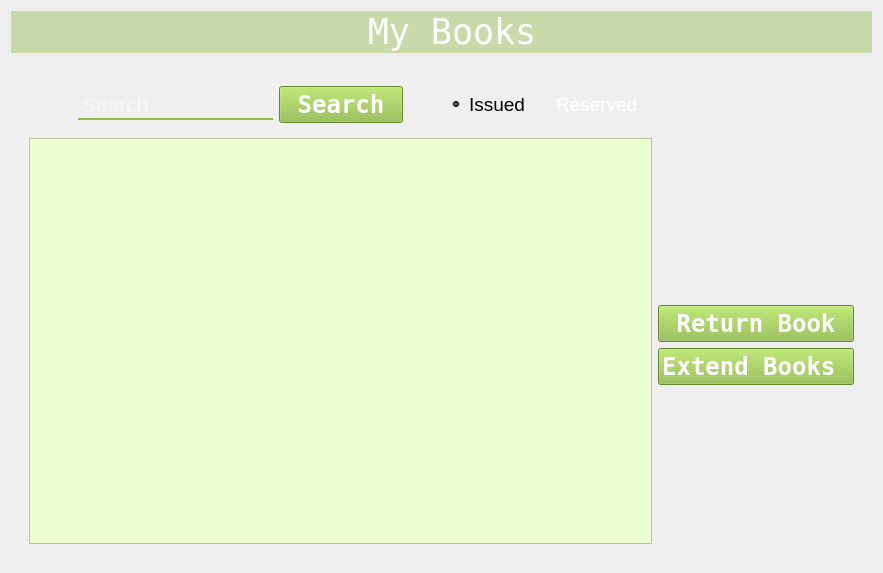
               <widget class="QWidget" name="page3">
                <layout class="QGridLayout" name="gridLayout_6">
                 <item row="2" column="0">
                  <widget class="QWidget" name="normalSorting_2" native="true">
                   <property name="enabled">
                    <bool>true</bool>
                   </property>
                   <layout class="QGridLayout" name="gridLayout">
                    <item row="0" column="0">
                     <widget class="QWidget" name="widget_4" native="true">
                      <property name="styleSheet">
                       <string notr="true">background-color: rgba(143, 188, 66,0);</string>
                      </property>
                      <layout class="QHBoxLayout" name="horizontalLayout_17">
                       <item>
                        <layout class="QVBoxLayout" name="verticalLayout_13">
                         <item>
                          <widget class="QWidget" name="widget_8" native="true">
                           <property name="styleSheet">
                            <string notr="true">background-color: rgba(255, 255, 255,0);</string>
                           </property>
                           <layout class="QHBoxLayout" name="horizontalLayout_12">
                            <item>
                             <spacer name="horizontalSpacer_10">
                              <property name="orientation">
                               <enum>Qt::Horizontal</enum>
                              </property>
                              <property name="sizeHint" stdset="0">
                               <size>
                                <width>40</width>
                                <height>20</height>
                               </size>
                              </property>
                             </spacer>
                            </item>
                            <item>
                             <widget class="QLineEdit" name="searchTxt_2">
                              <property name="font">
                               <font>
                                <pointsize>16</pointsize>
                               </font>
                              </property>
                              <property name="styleSheet">
                               <string notr="true">color: rgb(255, 255, 255);
border: 2px solid rgba(0,0,0,0);
border-bottom-color: rgb(143, 188, 66);
background-color: rgba(255, 255, 255,0.0);
</string>
                              </property>
                              <property name="placeholderText">
                               <string>Search</string>
                              </property>
                             </widget>
                            </item>
                            <item>
                             <widget class="QPushButton" name="searchBtn_2">
                              <property name="font">
                               <font>
                                <family>NSimSun</family>
                                <pointsize>18</pointsize>
                                <weight>75</weight>
                                <bold>true</bold>
                               </font>
                              </property>
                              <property name="styleSheet">
                               <string notr="true">
QPushButton:hover{
background-color:rgb(119, 156, 55);
color: rgb(255,255,255);
}

QPushButton{
background-color:rgb(143,188,66);
color:rgb(255,255,255);

}</string>
                              </property>
                              <property name="text">
                               <string> Search </string>
                              </property>
                              <property name="flat">
                               <bool>false</bool>
                              </property>
                             </widget>
                            </item>
                            <item>
                             <spacer name="horizontalSpacer_11">
                              <property name="orientation">
                               <enum>Qt::Horizontal</enum>
                              </property>
                              <property name="sizeHint" stdset="0">
                               <size>
                                <width>40</width>
                                <height>20</height>
                               </size>
                              </property>
                             </spacer>
                            </item>
                            <item>
                             <layout class="QHBoxLayout" name="horizontalLayout_10">
                              <item>
                               <widget class="QRadioButton" name="issuedBooksRBtn">
                                <property name="font">
                                 <font>
                                  <pointsize>14</pointsize>
                                 </font>
                                </property>
                                <property name="styleSheet">
                                 <string notr="true">color: rgb(255, 255, 255);
QRadioButton::indicator:checked {
    
	background-color: rgb(170, 0, 0);
}</string>
                                </property>
                                <property name="text">
                                 <string>Issued</string>
                                </property>
                                <property name="checked">
                                 <bool>true</bool>
                                </property>
                               </widget>
                              </item>
                              <item>
                               <widget class="QRadioButton" name="reservedBooksRBtn">
                                <property name="font">
                                 <font>
                                  <pointsize>14</pointsize>
                                 </font>
                                </property>
                                <property name="styleSheet">
                                 <string notr="true">color: rgb(255, 255, 255);</string>
                                </property>
                                <property name="text">
                                 <string>Reserved</string>
                                </property>
                               </widget>
                              </item>
                             </layout>
                            </item>
                           </layout>
                          </widget>
                         </item>
                         <item>
                          <widget class="QTableView" name="tableView_2">
                           <property name="styleSheet">
                            <string notr="true">background-color: rgb(236, 255, 206);</string>
                           </property>
                           <property name="selectionMode">
                            <enum>QAbstractItemView::SingleSelection</enum>
                           </property>
                           <property name="selectionBehavior">
                            <enum>QAbstractItemView::SelectRows</enum>
                           </property>
                          </widget>
                         </item>
                        </layout>
                       </item>
                       <item>
                        <layout class="QVBoxLayout" name="verticalLayout_10">
                         <item>
                          <spacer name="verticalSpacer_7">
                           <property name="orientation">
                            <enum>Qt::Vertical</enum>
                           </property>
                           <property name="sizeHint" stdset="0">
                            <size>
                             <width>155</width>
                             <height>228</height>
                            </size>
                           </property>
                          </spacer>
                         </item>
                         <item>
                          <widget class="QPushButton" name="returnBtn">
                           <property name="font">
                            <font>
                             <family>NSimSun</family>
                             <pointsize>18</pointsize>
                             <weight>75</weight>
                             <bold>true</bold>
                            </font>
                           </property>
                           <property name="styleSheet">
                            <string notr="true">
QPushButton:hover{
background-color:rgb(119, 156, 55);
color: rgb(255,255,255);
}

QPushButton{
background-color:rgb(143,188,66);
color:rgb(255,255,255);

}</string>
                           </property>
                           <property name="text">
                            <string>Return Book</string>
                           </property>
                           <property name="flat">
                            <bool>false</bool>
                           </property>
                          </widget>
                         </item>
                         <item>
                          <widget class="QPushButton" name="extendBtn">
                           <property name="font">
                            <font>
                             <family>NSimSun</family>
                             <pointsize>18</pointsize>
                             <weight>75</weight>
                             <bold>true</bold>
                            </font>
                           </property>
                           <property name="styleSheet">
                            <string notr="true">
QPushButton:hover{
background-color:rgb(119, 156, 55);
color: rgb(255,255,255);
}

QPushButton{
background-color:rgb(143,188,66);
color:rgb(255,255,255);

}</string>
                           </property>
                           <property name="text">
                            <string>Extend Books </string>
                           </property>
                           <property name="flat">
                            <bool>false</bool>
                           </property>
                          </widget>
                         </item>
                         <item>
                          <spacer name="verticalSpacer_5">
                           <property name="orientation">
                            <enum>Qt::Vertical</enum>
                           </property>
                           <property name="sizeHint" stdset="0">
                            <size>
                             <width>13</width>
                             <height>159</height>
                            </size>
                           </property>
                          </spacer>
                         </item>
                        </layout>
                       </item>
                      </layout>
                     </widget>
                    </item>
                   </layout>
                  </widget>
                 </item>
                 <item row="1" column="0">
                  <widget class="QLabel" name="label_4">
                   <property name="font">
                    <font>
                     <family>NSimSun</family>
                     <pointsize>26</pointsize>
                     <weight>50</weight>
                     <bold>false</bold>
                    </font>
                   </property>
                   <property name="styleSheet">
                    <string notr="true">color: rgb(255, 255, 255);
background-color: rgba(143, 188, 66,0.4);</string>
                   </property>
                   <property name="text">
                    <string> My Books</string>
                   </property>
                   <property name="alignment">
                    <set>Qt::AlignCenter</set>
                   </property>
                  </widget>
                 </item>
                </layout>
               </widget>
